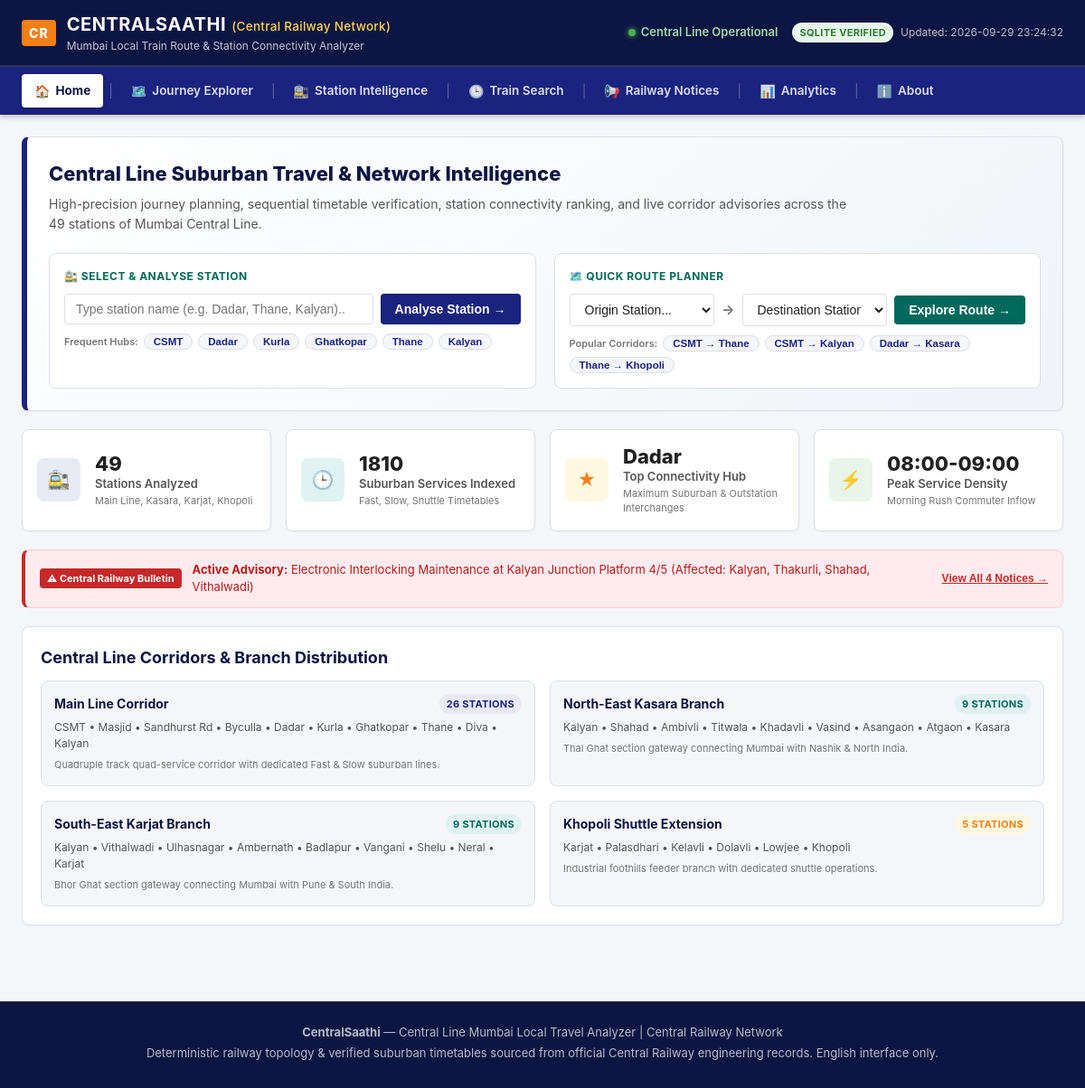
The page / on the database its author committed.
### tables this page shows
CREATE TABLE stations (
        station_id INTEGER PRIMARY KEY AUTOINCREMENT,
        station_name TEXT NOT NULL,
        station_code TEXT UNIQUE NOT NULL,
        zone TEXT NOT NULL,
        line TEXT NOT NULL,
        latitude REAL NOT NULL,
        longitude REAL NOT NULL,
        station_order INTEGER NOT NULL,
        platforms INTEGER NOT NULL,
        junction_status INTEGER NOT NULL,
        active INTEGER DEFAULT 1,
        source_url TEXT DEFAULT 'https://cr.indianrailways.gov.in',
        updated_at TEXT NOT NULL
    );

CREATE TABLE notices (
        notice_id TEXT PRIMARY KEY,
        zone TEXT NOT NULL,
        title TEXT NOT NULL,
        category TEXT NOT NULL,
        affected_area TEXT NOT NULL,
        affected_stations TEXT NOT NULL,
        published_at TEXT NOT NULL,
        source_url TEXT DEFAULT 'https://cr.indianrailways.gov.in',
        scraped_at TEXT NOT NULL,
        status TEXT NOT NULL
    );

### app.py (the view)
@app.route('/')
def index():
    df_stations = get_all_stations_df()
    stations_list = df_stations.to_dict('records')
    notices = get_all_notices_db()
    active_notices = get_active_notices_db()
    kpi_data = get_kpi_data()
    transparency = get_transparency_data()
    last_updated = datetime.now().strftime("%Y-%m-%d %H:%M:%S")
    return render_template(
        'dashboard.html',
        kpi_data=kpi_data,
        stations=stations_list,
        disruptions=notices,
        active_disruptions=active_notices,
        transparency=transparency,
        last_updated=last_updated,
        data_fresh=True
    )

### app.py (called while the page is built)
@app.after_request
def add_cache_headers(response):
    response.headers['Cache-Control'] = 'no-store, no-cache, must-revalidate, max-age=0'
    response.headers['Pragma'] = 'no-cache'
    response.headers['Expires'] = '0'
    return response

### data/database.py (called while the page is built)
def get_db_connection():
    conn = sqlite3.connect(DB_PATH)
    conn.row_factory = sqlite3.Row
    return conn

def get_all_notices_db():
    conn = get_db_connection()
    df = pd.read_sql_query("SELECT * FROM notices ORDER BY published_at DESC", conn)
    conn.close()
    records = df.to_dict('records')
    for r in records:
        r['id'] = r.get('notice_id')
        r['date'] = r.get('published_at')
        r['notice'] = r.get('title')
        r['affected'] = r.get('affected_stations')
        r['impact'] = r.get('category')
    return records

def get_active_notices_db():
    conn = get_db_connection()
    df = pd.read_sql_query("SELECT * FROM notices WHERE status IN ('Active', 'Monitoring') ORDER BY published_at DESC", conn)
    conn.close()
    records = df.to_dict('records')
    for r in records:
        r['id'] = r.get('notice_id')
        r['date'] = r.get('published_at')
        r['notice'] = r.get('title')
        r['affected'] = r.get('affected_stations')
        r['impact'] = r.get('category')
    return records

### data/mumbai_central_line.py (called while the page is built)
def get_stations_dataframe():
    return pd.DataFrame(STATIONS_DATA)

### utils/analytics.py (called while the page is built)
def get_kpi_data():
    df = get_stations_dataframe()
    top_hub = df.loc[df['connectivity_score'].idxmax()]['name']
    return {
        "total_stations": len(df),
        "total_services": 1810,
        "top_hub": top_hub,
        "peak_hour": "08:00-09:00"
    }

def get_transparency_data():
    return {
        "data_sources": ["Indian Railways NTES", "CR Timetable"],
        "scrape_time": "2026-09-29 12:00",
        "records": 1810,
        "missing_values": 0,
        "duplicates": 0,
        "completeness": "100%"
    }

### templates/dashboard.html (shortened to what this page needs)
{% extends 'base.html' %}
{% block content %}
<section id="tab-home" class="tab-pane active">
    <div class="hero-card card">
        <div class="hero-header">
            <h2 class="hero-title">Central Line Suburban Travel &amp; Network Intelligence</h2>
            <p class="hero-desc">
                High-precision journey planning, sequential timetable verification, station connectivity ranking, and live corridor advisories across the 49 stations of Mumbai Central Line.
            </p>
        </div>
        <div class="hero-actions-grid">
            <div class="quick-action-box">
                <span class="box-label">🚉 SELECT &amp; ANALYSE STATION</span>
                <div class="input-with-button">
                    <input type="text" id="hero-station-input" list="stations-datalist" class="form-control" placeholder="Type station name (e.g. Dadar, Thane, Kalyan)...">
                    <button id="hero-analyse-btn" class="btn btn-primary">Analyse Station &rarr;</button>
                </div>
                <div class="quick-chips">
                    <span class="chip-label">Frequent Hubs:</span>
                    <button type="button" class="station-chip" data-code="CSMT">CSMT</button>
                    <button type="button" class="station-chip" data-code="DR">Dadar</button>
                    <button type="button" class="station-chip" data-code="CLA">Kurla</button>
                    <button type="button" class="station-chip" data-code="GC">Ghatkopar</button>
                    <button type="button" class="station-chip" data-code="TNA">Thane</button>
                    <button type="button" class="station-chip" data-code="KYN">Kalyan</button>
                </div>
            </div>
            <div class="quick-action-box">
                <span class="box-label">🗺️ QUICK ROUTE PLANNER</span>
                <div class="route-select-row">
                    <select id="hero-src-select" class="form-control">
                        <option value="">Origin Station...</option>
                    </select>
                    <span class="arrow-separator">&rarr;</span>
                    <select id="hero-dst-select" class="form-control">
                        <option value="">Destination Station...</option>
                    </select>
                    <button id="hero-route-btn" class="btn btn-secondary">Explore Route &rarr;</button>
                </div>
                <div class="quick-chips">
                    <span class="chip-label">Popular Corridors:</span>
                    <button type="button" class="route-preset-chip" data-src="CSMT" data-dst="TNA">CSMT &rarr; Thane</button>
                    <button type="button" class="route-preset-chip" data-src="CSMT" data-dst="KYN">CSMT &rarr; Kalyan</button>
                    <button type="button" class="route-preset-chip" data-src="DR" data-dst="KSRA">Dadar &rarr; Kasara</button>
                    <button type="button" class="route-preset-chip" data-src="TNA" data-dst="KHPI">Thane &rarr; Khopoli</button>
                </div>
            </div>
        </div>
    </div>
    <div class="kpi-row">
        <div class="card kpi-card">
            <div class="kpi-icon-wrap bg-blue-tint">
                <span class="kpi-symbol">🚉</span>
            </div>
            <div class="kpi-info">
                <div class="kpi-value">{{ kpi_data.total_stations }}</div>
                <div class="kpi-label">Stations Analyzed</div>
                <div class="kpi-sub">Main Line, Kasara, Karjat, Khopoli</div>
            </div>
        </div>
        <div class="card kpi-card">
            <div class="kpi-icon-wrap bg-teal-tint">
                <span class="kpi-symbol">🕒</span>
            </div>
            <div class="kpi-info">
                <div class="kpi-value">{{ kpi_data.total_services }}</div>
                <div class="kpi-label">Suburban Services Indexed</div>
                <div class="kpi-sub">Fast, Slow, Shuttle Timetables</div>
            </div>
        </div>
        <div class="card kpi-card">
            <div class="kpi-icon-wrap bg-amber-tint">
                <span class="kpi-symbol">★</span>
            </div>
            <div class="kpi-info">
                <div class="kpi-value">{{ kpi_data.top_hub }}</div>
                <div class="kpi-label">Top Connectivity Hub</div>
                <div class="kpi-sub">Maximum Suburban &amp; Outstation Interchanges</div>
            </div>
        </div>
        <div class="card kpi-card">
            <div class="kpi-icon-wrap bg-green-tint">
                <span class="kpi-symbol">⚡</span>
            </div>
            <div class="kpi-info">
                <div class="kpi-value">{{ kpi_data.peak_hour }}</div>
                <div class="kpi-label">Peak Service Density</div>
                <div class="kpi-sub">Morning Rush Commuter Inflow</div>
            </div>
        </div>
    </div>
    {% if active_disruptions %}
    <div class="alert-banner">
        <div class="alert-banner-badge">⚠ Central Railway Bulletin</div>
        <div class="alert-banner-content">
            <strong>Active Advisory:</strong> {{ active_disruptions[0].title }} (Affected: {{ active_disruptions[0].affected_stations }})
        </div>
        <button class="alert-banner-link" data-goto-tab="tab-notices">View All {{ active_disruptions|length }} Notices &rarr;</button>
    </div>
    {% endif %}
    <div class="card">
        <h3 class="section-title">Central Line Corridors &amp; Branch Distribution</h3>
        <div class="corridors-grid">
            <div class="corridor-card">
                <div class="corridor-header">
                    <h4>Main Line Corridor</h4>
                    <span class="badge badge-primary">26 Stations</span>
                </div>
                <p class="corridor-path">CSMT &bull; Masjid &bull; Sandhurst Rd &bull; Byculla &bull; Dadar &bull; Kurla &bull; Ghatkopar &bull; Thane &bull; Diva &bull; Kalyan</p>
                <div class="corridor-meta">Quadruple track quad-service corridor with dedicated Fast &amp; Slow suburban lines.</div>
            </div>
            <div class="corridor-card">
                <div class="corridor-header">
                    <h4>North-East Kasara Branch</h4>
                    <span class="badge badge-teal">9 Stations</span>
                </div>
                <p class="corridor-path">Kalyan &bull; Shahad &bull; Ambivli &bull; Titwala &bull; Khadavli &bull; Vasind &bull; Asangaon &bull; Atgaon &bull; Kasara</p>
                <div class="corridor-meta">Thal Ghat section gateway connecting Mumbai with Nashik &amp; North India.</div>
            </div>
            <div class="corridor-card">
                <div class="corridor-header">
                    <h4>South-East Karjat Branch</h4>
                    <span class="badge badge-teal">9 Stations</span>
                </div>
                <p class="corridor-path">Kalyan &bull; Vithalwadi &bull; Ulhasnagar &bull; Ambernath &bull; Badlapur &bull; Vangani &bull; Shelu &bull; Neral &bull; Karjat</p>
                <div class="corridor-meta">Bhor Ghat section gateway connecting Mumbai with Pune &amp; South India.</div>
            </div>
            <div class="corridor-card">
                <div class="corridor-header">
                    <h4>Khopoli Shuttle Extension</h4>
                    <span class="badge badge-amber">5 Stations</span>
                </div>
                <p class="corridor-path">Karjat &bull; Palasdhari &bull; Kelavli &bull; Dolavli &bull; Lowjee &bull; Khopoli</p>
                <div class="corridor-meta">Industrial foothills feeder branch with dedicated shuttle operations.</div>
            </div>
        </div>
    </div>
</section>
{% endblock %}

### templates/base.html (shortened to what this page needs)
<!DOCTYPE html>
<html lang="en">
<head>
    <link rel="stylesheet" href="{{ url_for('static', filename='css/dashboard.css') }}?v=2.1">
</head>
<body>
    <header class="app-header">
        <div class="header-main-row">
            <div class="header-brand">
                <div class="brand-badge">CR</div>
                <div class="header-text">
                    <h1 class="app-title">CENTRALSAATHI <span class="network-tag">(Central Railway Network)</span></h1>
                    <p class="app-subtitle">Mumbai Local Train Route &amp; Station Connectivity Analyzer</p>
                </div>
            </div>
            <div class="header-status-panel">
                <div class="status-indicator">
                    <span class="status-dot online"></span>
                    <span class="status-text">Central Line Operational</span>
                </div>
                <div class="meta-tags">
                    <span class="badge badge-fresh">SQLite Verified</span>
                    <span class="last-updated">Updated: {{ last_updated }}</span>
                </div>
            </div>
        </div>
        <nav class="app-nav" aria-label="Primary Navigation">
            <a href="#tab-home" class="nav-tab active" data-tab="tab-home">
                <span class="nav-icon">🏠</span> Home
            </a>
            <span class="nav-divider">|</span>
            <a href="#tab-journey" class="nav-tab" data-tab="tab-journey">
                <span class="nav-icon">🗺️</span> Journey Explorer
            </a>
            <span class="nav-divider">|</span>
            <a href="#tab-station" class="nav-tab" data-tab="tab-station">
                <span class="nav-icon">🚉</span> Station Intelligence
            </a>
            <span class="nav-divider">|</span>
            <a href="#tab-timetable" class="nav-tab" data-tab="tab-timetable">
                <span class="nav-icon">🕒</span> Train Search
            </a>
            <span class="nav-divider">|</span>
            <a href="#tab-notices" class="nav-tab" data-tab="tab-notices">
                <span class="nav-icon">📢</span> Railway Notices
            </a>
            <span class="nav-divider">|</span>
            <a href="#tab-analytics" class="nav-tab" data-tab="tab-analytics">
                <span class="nav-icon">📊</span> Analytics
            </a>
            <span class="nav-divider">|</span>
            <a href="#tab-about" class="nav-tab" data-tab="tab-about">
                <span class="nav-icon">ℹ️</span> About
            </a>
        </nav>
    </header>
    <main class="main-content">
        {% block content %}{% endblock %}
    </main>
    <footer class="app-footer">
        <div class="footer-inner">
            <p><strong>CentralSaathi</strong> &mdash; Central Line Mumbai Local Travel Analyzer | Central Railway Network</p>
            <p class="text-muted text-xs">Deterministic railway topology &amp; verified suburban timetables sourced from official Central Railway engineering records. English interface only.</p>
        </div>
    </footer>
</body>
</html>

### rows shown on the page
stations: top_hub "Dadar"
notices: title "Electronic Interlocking Maintenance at Kalyan Junction Platform 4/5", affected_stations "Kalyan, Thakurli, Shahad, Vithalwadi"

### other values the page prints
{{ kpi_data.total_stations }} "49"
{{ kpi_data.total_services }} "1810"
{{ kpi_data.peak_hour }} "08:00-09:00"
{{ active_disruptions|length }} "4"
